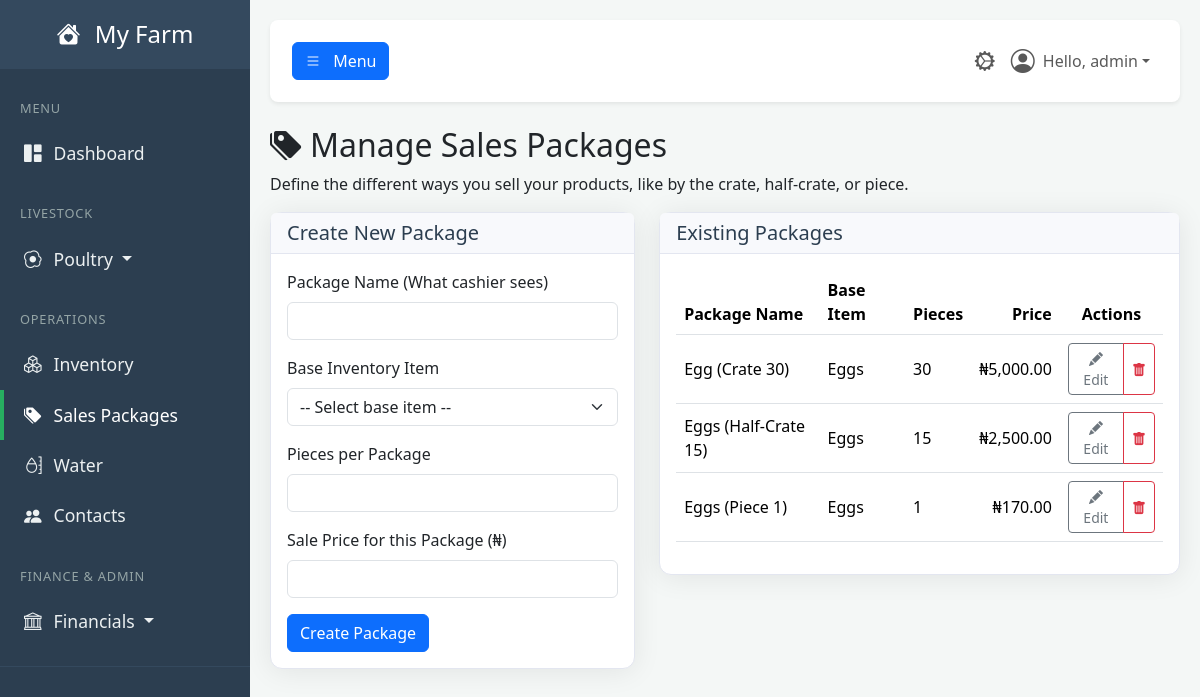
/sales/packages (signed in), run on the app's committed database.
### tables this page shows
CREATE TABLE users (
            id INTEGER PRIMARY KEY,
            username TEXT NOT NULL UNIQUE,
            email TEXT NOT NULL UNIQUE,
            password_hash TEXT NOT NULL,
            farm_name TEXT NOT NULL,
            role TEXT NOT NULL DEFAULT 'user', -- 'user' or 'admin'
            is_active BOOLEAN NOT NULL DEFAULT 1,f
            created_at TIMESTAMP DEFAULT CURRENT_TIMESTAMP
        , cash_account_id INTEGER REFERENCES accounts(id));

CREATE TABLE sales_packages (
        id INTEGER PRIMARY KEY AUTOINCREMENT,
        package_name TEXT NOT NULL UNIQUE,
        base_inventory_item_id INTEGER NOT NULL,
        quantity_per_package INTEGER NOT NULL,
        sale_price REAL NOT NULL,
        FOREIGN KEY (base_inventory_item_id) REFERENCES inventory(id)
    );

CREATE TABLE inventory (
            id INTEGER PRIMARY KEY,
            name TEXT NOT NULL,
            category TEXT NOT NULL,
            quantity REAL NOT NULL,
            unit TEXT NOT NULL,
            unit_cost REAL NOT NULL DEFAULT 0,
            sale_price REAL NOT NULL DEFAULT 0,
            low_stock_threshold REAL,
            expiry_date TEXT,
            created_at TIMESTAMP DEFAULT CURRENT_TIMESTAMP
        );

### app.py (the view)
@app.route('/sales/packages')
@login_required
@permission_required('edit_inventory') # Reuse permission
def manage_sales_packages():
    db = get_db()
    base_items = db.execute("SELECT * FROM inventory WHERE category = 'Produce' ORDER BY name").fetchall()
    packages = db.execute("""
        SELECT sp.*, i.name as base_item_name
        FROM sales_packages sp JOIN inventory i ON sp.base_inventory_item_id = i.id
        ORDER BY sp.package_name
    """).fetchall()
    return render_template(
        'manage_sales_packages.html',
        user=g.user,
        base_items=base_items,
        packages=packages
    )

### app.py (called while the page is built, shortened)
def get_db():
    if 'db' not in g:
        g.db = sqlite3.connect(DATABASE)
        g.db.row_factory = sqlite3.Row
    return g.db

def login_required(f):
    @wraps(f)
    def decorated_function(*args, **kwargs):
        if 'user_id' not in session:
            flash('Please log in to access this page.', 'warning')
            return redirect(url_for('login'))
        g.user = User.get_by_id(session['user_id'])
        if not g.user:
            session.clear()
            return redirect(url_for('login'))
        return f(*args, **kwargs)
    return decorated_function

def permission_required(permission_name):
    def decorator(f):
        @wraps(f)
        def decorated_function(*args, **kwargs):
            if not hasattr(g, 'user') or not g.user.has_permission(permission_name):
                flash('You do not have the required permission.', 'danger')
                return redirect(url_for('dashboard'))
            return f(*args, **kwargs)
        return decorated_function
    return decorator

    def has_permission(self, required_permission):
        print(f"\n--- PERMISSION CHECK ---")
        print(f"User checking: '{self.username}' (ID: {self.id})")
        print(f"User's role is: '{self.role}'")
        print(f"Permission required: '{required_permission}'")
        if self.role == 'admin':
            print("RESULT: Role is 'admin', access GRANTED.")
            print(f"------------------------")
            return True

    @staticmethod
    def get_by_id(user_id):
        user_row = get_db().execute("SELECT * FROM users WHERE id = ?", (user_id,)).fetchone()
        return User(**user_row) if user_row else None

### templates/manage_sales_packages.html (shortened to what this page needs)
{% extends "base.html" %}
{% block content %}
    <h1 class="h2"><i class="bi bi-tags-fill me-2"></i>Manage Sales Packages</h1>
    <p>Define the different ways you sell your products, like by the crate, half-crate, or piece.</p>
    <div class="row">
        <div class="col-lg-5">
            <div class="card shadow-sm">
                <div class="card-header"><h5 class="mb-0">Create New Package</h5></div>
                <div class="card-body">
                    <form action="{{ url_for('add_sales_package') }}" method="POST">
                        <div class="mb-3">
                            <label class="form-label">Package Name (What cashier sees)</label>
                            <input type="text" name="package_name" class="form-control" required>
                        </div>
                        <div class="mb-3">
                            <label class="form-label">Base Inventory Item</label>
                            <select name="base_inventory_item_id" class="form-select" required>
                                <option disabled selected value="">-- Select base item --</option>
                            </select>
                        </div>
                        <div class="mb-3">
                            <label class="form-label">Pieces per Package</label>
                            <input type="number" name="quantity_per_package" class="form-control" required>
                        </div>
                        <div class="mb-3">
                            <label class="form-label">Sale Price for this Package (₦)</label>
                            <input type="number" step="0.01" name="sale_price" class="form-control" required>
                        </div>
                        <button type="submit" class="btn btn-primary">Create Package</button>
                    </form>
                </div>
            </div>
        </div>
        <div class="col-lg-7">
            <div class="card shadow-sm">
                <div class="card-header"><h5 class="mb-0">Existing Packages</h5></div>
                <div class="card-body">
                    <div class="table-responsive">
                        <table class="table table-hover align-middle">
                            <thead><tr><th>Package Name</th><th>Base Item</th><th>Pieces</th><th class="text-end">Price</th><th class="text-center">Actions</th></tr></thead>
                            <tbody>
                                {% for pkg in packages %}
                                <tr>
                                    <td>{{ pkg.package_name }}</td><td>{{ pkg.base_item_name }}</td>
                                    <td>{{ pkg.quantity_per_package }}</td><td class="text-end">₦{{ '{:,.2f}'.format(pkg.sale_price) }}</td>
                                    <td class="text-center">
                                        <div class="btn-group btn-group-sm">
                                            <button class="btn btn-outline-secondary" data-bs-toggle="modal" data-bs-target="#editPackageModal"
                                                data-bs-id="{{ pkg.id }}"
                                                data-bs-name="{{ pkg.package_name }}"
                                                data-bs-base-item-id="{{ pkg.base_inventory_item_id }}"
                                                data-bs-qty="{{ pkg.quantity_per_package }}"
                                                data-bs-price="{{ pkg.sale_price }}">
                                                <i class="bi bi-pencil-fill"></i> Edit
                                            </button>
                                            <button class="btn btn-outline-danger" onclick="document.getElementById('delete-package-form-{{ pkg.id }}').submit();">
                                                <i class="bi bi-trash-fill"></i>
                                            </button>
                                        </div>
                                    </td>
                                </tr>
                                {% else %}
                                <tr><td colspan="5" class="text-center p-4 text-muted">No sales packages defined yet.</td></tr>
                                {% endfor %}
                            </tbody>
                        </table>
                    </div>
                </div>
            </div>
        </div>
    </div>
{% endblock %}

### templates/base.html (shortened to what this page needs)
<!DOCTYPE html>
<html lang="en">
<head>
    <link href="https://cdn.jsdelivr.net/npm/bootstrap@5.3.3/dist/css/bootstrap.min.css" rel="stylesheet">
    <link rel="stylesheet" href="https://cdn.jsdelivr.net/npm/bootstrap-icons@1.11.3/font/bootstrap-icons.min.css">
    <link rel="stylesheet" href="{{ url_for('static', filename='css/style.css') }}">
</head>
<body>
    <div class="wrapper">
        <nav id="sidebar" class="no-print">
            <div class="sidebar-header">
                <h3><a href="{{ url_for('dashboard') }}" class="text-white text-decoration-none">
                    <i class="bi bi-house-heart-fill me-2"></i>
                    {% if g.user %}{{ g.user.farm_name }}{% else %}FarmApp{% endif %}
                </a></h3>
            </div>
            <ul class="list-unstyled components">
                <li class="sidebar-menu-header">MENU</li>
                <li><a href="{{ url_for('dashboard') }}" class="{% if request.endpoint == 'dashboard' %}active{% endif %}"><i class="bi bi-grid-1x2-fill"></i>Dashboard</a></li>
                <li class="sidebar-menu-header mt-3">LIVESTOCK</li>
                <li>
                    <a href="#poultrySubmenu" data-bs-toggle="collapse" aria-expanded="false" class="dropdown-toggle {% if 'poultry' in request.endpoint or 'brooding' in request.endpoint %}active{% endif %}">
                        <i class="bi bi-egg-fried"></i>Poultry
                    </a>
                </li>
                <li class="sidebar-menu-header mt-3">OPERATIONS</li>
                <li><a href="{{ url_for('inventory_dashboard') }}" class="{% if 'inventory' in request.endpoint %}active{% endif %}"><i class="bi bi-boxes"></i>Inventory</a></li>
                <li><a href="{{ url_for('manage_sales_packages') }}" class="{% if request.endpoint == 'manage_sales_packages' %}active{% endif %}"><i class="bi bi-tags-fill"></i>Sales Packages</a></li>
                <li><a href="{{ url_for('water_dashboard') }}" class="{% if 'water' in request.endpoint %}active{% endif %}"><i class="bi bi-moisture"></i>Water</a></li>
                <li><a href="{{ url_for('contacts_dashboard') }}" class="{% if 'contacts' in request.endpoint %}active{% endif %}"><i class="bi bi-people-fill"></i>Contacts</a></li>
                {% if g.user and g.user.has_permission('view_bookkeeping') %}
                <li class="sidebar-menu-header mt-3">FINANCE & ADMIN</li>
                <li>
                    <a href="#financialSubmenu" data-bs-toggle="collapse" aria-expanded="false" class="dropdown-toggle ">
                        <i class="bi bi-bank"></i>Financials
                    </a>
                </li>
                {% endif %}
            </ul>
        </nav>
        <div id="content">
            <nav class="navbar navbar-expand-lg navbar-light bg-white shadow-sm top-navbar no-print mb-4">
                <div class="container-fluid">
                    <button type="button" id="sidebarCollapse" class="btn btn-primary" aria-controls="sidebar" aria-expanded="false">
                        <i class="bi bi-list"></i>
                        <span class="d-none d-md-inline ms-2">Menu</span>
                    </button>
                    <ul class="navbar-nav ms-auto flex-row align-items-center">
                        {% if g.user and g.user.has_permission('view_admin_panel') %}
                            <li class="nav-item">
                                <a class="nav-link {% if 'admin' in request.endpoint %}active{% endif %}" href="{{ url_for('admin_dashboard') }}" title="Admin Panel">
                                    <i class="bi bi-gear-wide-connected fs-5"></i>
                                </a>
                            </li>
                        {% endif %}
                        <li class="nav-item dropdown">
                            <a class="nav-link dropdown-toggle d-flex align-items-center" href="#" id="navbarDropdownUser" role="button" data-bs-toggle="dropdown" aria-expanded="false">
                                <i class="bi bi-person-circle fs-4 me-2"></i>
                                Hello, {{ g.user.username }}
                            </a>
                        </li>
                    </ul>
                </div>
            </nav>
            <main>
                {% block content %}{% endblock %}
            </main>
        </div>
    </div>
</body>
</html>

### static/CSS/style.css (style rules this page uses)
:root { --primary-green: #27ae60; --dark-slate: #2c3e50; --medium-slate: #34495e; --light-slate: #4a6278; --light-grey: #f4f7f6; --text-muted-color: #95a5a6; --text-light: #ecf0f1; --white: #ffffff; --shadow-color: rgba(0, 0, 0, 0.08); }
body { background-color: var(--light-grey); font-family: 'Segoe UI', Tahoma, Geneva, Verdana, sans-serif; overflow-x: hidden; }
.wrapper { display: flex; width: 100%; align-items: stretch; }
#content { width: 100%; padding: 20px; min-height: 100vh; transition: all 0.3s; }
#sidebar { min-width: 250px; max-width: 250px; min-height: 100vh; background: var(--dark-slate); color: var(--text-light); transition: all 0.3s; }
#sidebar .sidebar-header { padding: 20px; background: var(--medium-slate); text-align: center; }
#sidebar .sidebar-header h3 { font-size: 1.5rem; margin-bottom: 0; }
#sidebar .sidebar-menu-header { padding: 10px 20px; font-size: 0.8rem; color: var(--text-muted-color); text-transform: uppercase; letter-spacing: .05rem; }
#sidebar ul.components { padding: 20px 0; border-bottom: 1px solid var(--medium-slate); }
#sidebar ul li a { padding: 12px 20px; font-size: 1.1em; display: block; color: var(--text-light); border-left: 4px solid transparent; text-decoration: none; transition: all 0.2s ease-in-out; }
#sidebar ul li a.active { color: var(--white); background: var(--dark-slate); border-left: 4px solid var(--primary-green); }
#sidebar ul li a i { margin-right: 12px; }
.top-navbar { padding: 15px 10px; background: var(--white); border: none; border-radius: 8px; margin-bottom: 20px; box-shadow: 0 2px 5px var(--shadow-color); }
.card { border-radius: 0.75rem; border: 1px solid #e3e6f0; box-shadow: 0 0.15rem 1.75rem 0 var(--shadow-color) !important; }
.card-header { background-color: #f8f9fc; border-bottom: 1px solid #e3e6f0; font-weight: 600; color: var(--dark-slate); }

### data on the page
users: user.farm_name "My Farm", user.username "admin"
sales_packages: package_name "Egg (Crate 30)", base_item_name "Eggs", quantity_per_package "30", sale_price "5,000.00"
sales_packages: package_name "Eggs (Half-Crate 15)", base_item_name "Eggs", quantity_per_package "15", sale_price "2,500.00"
sales_packages: package_name "Eggs (Piece 1)", base_item_name "Eggs", quantity_per_package "1", sale_price "170.00"
